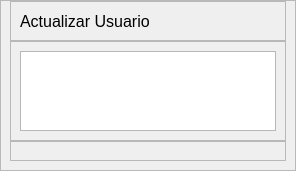
             <widget class="QWidget" name="pageD_Actualizar">
              <layout class="QHBoxLayout" name="horizontalLayout_12">
               <property name="spacing">
                <number>0</number>
               </property>
               <property name="leftMargin">
                <number>0</number>
               </property>
               <property name="topMargin">
                <number>0</number>
               </property>
               <property name="rightMargin">
                <number>0</number>
               </property>
               <property name="bottomMargin">
                <number>0</number>
               </property>
               <item>
                <widget class="QFrame" name="frame_5">
                 <property name="maximumSize">
                  <size>
                   <width>700</width>
                   <height>16777215</height>
                  </size>
                 </property>
                 <property name="font">
                  <font>
                   <pointsize>1</pointsize>
                  </font>
                 </property>
                 <property name="frameShape">
                  <enum>QFrame::StyledPanel</enum>
                 </property>
                 <property name="frameShadow">
                  <enum>QFrame::Raised</enum>
                 </property>
                 <layout class="QVBoxLayout" name="verticalLayout_12">
                  <property name="spacing">
                   <number>0</number>
                  </property>
                  <property name="topMargin">
                   <number>0</number>
                  </property>
                  <item>
                   <widget class="QFrame" name="frame_15">
                    <property name="minimumSize">
                     <size>
                      <width>0</width>
                      <height>40</height>
                     </size>
                    </property>
                    <property name="maximumSize">
                     <size>
                      <width>16777215</width>
                      <height>40</height>
                     </size>
                    </property>
                    <property name="frameShape">
                     <enum>QFrame::StyledPanel</enum>
                    </property>
                    <property name="frameShadow">
                     <enum>QFrame::Raised</enum>
                    </property>
                    <layout class="QVBoxLayout" name="verticalLayout_13">
                     <property name="spacing">
                      <number>0</number>
                     </property>
                     <property name="topMargin">
                      <number>0</number>
                     </property>
                     <property name="bottomMargin">
                      <number>0</number>
                     </property>
                     <item>
                      <widget class="QLabel" name="label_7">
                       <property name="font">
                        <font>
                         <pointsize>12</pointsize>
                        </font>
                       </property>
                       <property name="text">
                        <string>Actualizar Usuario</string>
                       </property>
                      </widget>
                     </item>
                    </layout>
                   </widget>
                  </item>
                  <item>
                   <widget class="QFrame" name="frame_16">
                    <property name="minimumSize">
                     <size>
                      <width>0</width>
                      <height>100</height>
                     </size>
                    </property>
                    <property name="maximumSize">
                     <size>
                      <width>16777215</width>
                      <height>100</height>
                     </size>
                    </property>
                    <property name="frameShape">
                     <enum>QFrame::StyledPanel</enum>
                    </property>
                    <property name="frameShadow">
                     <enum>QFrame::Raised</enum>
                    </property>
                    <layout class="QHBoxLayout" name="horizontalLayout_18">
                     <item>
                      <widget class="QTextBrowser" name="textBrowser_4"/>
                     </item>
                    </layout>
                   </widget>
                  </item>
                  <item>
                   <widget class="QFrame" name="frame_17">
                    <property name="frameShape">
                     <enum>QFrame::StyledPanel</enum>
                    </property>
                    <property name="frameShadow">
                     <enum>QFrame::Raised</enum>
                    </property>
                    <layout class="QHBoxLayout" name="horizontalLayout_20">
                     <item>
                      <widget class="QFrame" name="frame_28">
                       <property name="maximumSize">
                        <size>
                         <width>600</width>
                         <height>16777215</height>
                        </size>
                       </property>
                       <property name="frameShape">
                        <enum>QFrame::StyledPanel</enum>
                       </property>
                       <property name="frameShadow">
                        <enum>QFrame::Raised</enum>
                       </property>
                       <widget class="QLineEdit" name="inputCodigo_3">
                        <property name="geometry">
                         <rect>
                          <x>90</x>
                          <y>20</y>
                          <width>101</width>
                          <height>31</height>
                         </rect>
                        </property>
                        <property name="font">
                         <font>
                          <pointsize>11</pointsize>
                         </font>
                        </property>
                        <property name="text">
                         <string>71196741</string>
                        </property>
                       </widget>
                       <widget class="QLineEdit" name="inputNombre_3">
                        <property name="geometry">
                         <rect>
                          <x>90</x>
                          <y>70</y>
                          <width>161</width>
                          <height>31</height>
                         </rect>
                        </property>
                       </widget>
                       <widget class="QComboBox" name="inputCargo_3">
                        <property name="geometry">
                         <rect>
                          <x>90</x>
                          <y>110</y>
                          <width>161</width>
                          <height>31</height>
                         </rect>
                        </property>
                        <property name="font">
                         <font>
                          <pointsize>12</pointsize>
                         </font>
                        </property>
                        <item>
                         <property name="text">
                          <string>Seleccione</string>
                         </property>
                        </item>
                       </widget>
                       <widget class="QLineEdit" name="inputClave_3">
                        <property name="geometry">
                         <rect>
                          <x>90</x>
                          <y>160</y>
                          <width>161</width>
                          <height>31</height>
                         </rect>
                        </property>
                       </widget>
                       <widget class="QLabel" name="label_18">
                        <property name="geometry">
                         <rect>
                          <x>20</x>
                          <y>20</y>
                          <width>71</width>
                          <height>31</height>
                         </rect>
                        </property>
                        <property name="font">
                         <font>
                          <pointsize>12</pointsize>
                         </font>
                        </property>
                        <property name="text">
                         <string>Codigo: </string>
                        </property>
                        <property name="alignment">
                         <set>Qt::AlignRight|Qt::AlignTrailing|Qt::AlignVCenter</set>
                        </property>
                       </widget>
                       <widget class="QLabel" name="label_19">
                        <property name="geometry">
                         <rect>
                          <x>-10</x>
                          <y>70</y>
                          <width>101</width>
                          <height>31</height>
                         </rect>
                        </property>
                        <property name="font">
                         <font>
                          <pointsize>12</pointsize>
                         </font>
                        </property>
                        <property name="text">
                         <string>Nombre: </string>
                        </property>
                        <property name="alignment">
                         <set>Qt::AlignRight|Qt::AlignTrailing|Qt::AlignVCenter</set>
                        </property>
                       </widget>
                       <widget class="QLabel" name="label_20">
                        <property name="geometry">
                         <rect>
                          <x>-10</x>
                          <y>110</y>
                          <width>101</width>
                          <height>31</height>
                         </rect>
                        </property>
                        <property name="font">
                         <font>
                          <pointsize>12</pointsize>
                         </font>
                        </property>
                        <property name="text">
                         <string>Cargo: </string>
                        </property>
                        <property name="alignment">
                         <set>Qt::AlignRight|Qt::AlignTrailing|Qt::AlignVCenter</set>
                        </property>
                       </widget>
                       <widget class="QLabel" name="label_21">
                        <property name="geometry">
                         <rect>
                          <x>20</x>
                          <y>150</y>
                          <width>71</width>
                          <height>41</height>
                         </rect>
                        </property>
                        <property name="font">
                         <font>
                          <pointsize>12</pointsize>
                         </font>
                        </property>
                        <property name="text">
                         <string>Clave: </string>
                        </property>
                        <property name="alignment">
                         <set>Qt::AlignRight|Qt::AlignTrailing|Qt::AlignVCenter</set>
                        </property>
                       </widget>
                       <widget class="QPushButton" name="btn_insertData_5">
                        <property name="geometry">
                         <rect>
                          <x>360</x>
                          <y>230</y>
                          <width>161</width>
                          <height>31</height>
                         </rect>
                        </property>
                        <property name="font">
                         <font>
                          <pointsize>12</pointsize>
                         </font>
                        </property>
                        <property name="text">
                         <string>Cancelar</string>
                        </property>
                       </widget>
                       <widget class="QPushButton" name="btn_insertData_6">
                        <property name="geometry">
                         <rect>
                          <x>260</x>
                          <y>160</y>
                          <width>121</width>
                          <height>31</height>
                         </rect>
                        </property>
                        <property name="font">
                         <font>
                          <pointsize>12</pointsize>
                         </font>
                        </property>
                        <property name="text">
                         <string>Actualizar</string>
                        </property>
                       </widget>
                       <widget class="Line" name="line_4">
                        <property name="geometry">
                         <rect>
                          <x>250</x>
                          <y>60</y>
                          <width>21</width>
                          <height>141</height>
                         </rect>
                        </property>
                        <property name="orientation">
                         <enum>Qt::Vertical</enum>
                        </property>
                       </widget>
                       <widget class="QPushButton" name="btn_insertData_7">
                        <property name="geometry">
                         <rect>
                          <x>210</x>
                          <y>20</y>
                          <width>161</width>
                          <height>31</height>
                         </rect>
                        </property>
                        <property name="font">
                         <font>
                          <pointsize>12</pointsize>
                         </font>
                        </property>
                        <property name="text">
                         <string>Buscar</string>
                        </property>
                       </widget>
                       <widget class="Line" name="line_7">
                        <property name="geometry">
                         <rect>
                          <x>30</x>
                          <y>50</y>
                          <width>341</width>
                          <height>20</height>
                         </rect>
                        </property>
                        <property name="orientation">
                         <enum>Qt::Horizontal</enum>
                        </property>
                       </widget>
                      </widget>
                     </item>
                    </layout>
                   </widget>
                  </item>
                 </layout>
                </widget>
               </item>
              </layout>
             </widget>
